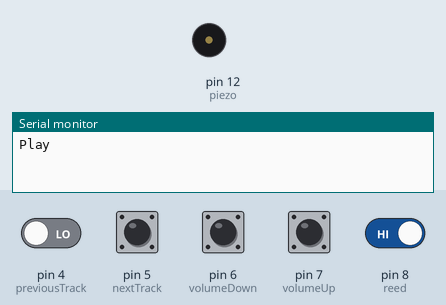
Recording of a sketch running on a simulated Arduino Uno, built with avr-gcc and run on an emulated ATmega328P. Parts: buzzer (waves = sounding), the last lines printed to the serial monitor. Inputs (shaded band) come from the test bench; at power-on: pin 8 (reed) HIGH, pin 4 (previousTrack), pin 5 (nextTrack), pin 6 (volumeDown), pin 7 (volumeUp) LOW.

Above: at 1.3 s.
1.4 s: pin 6 (volumeDown) pulled HIGH for 1 s
At 2.1 s:
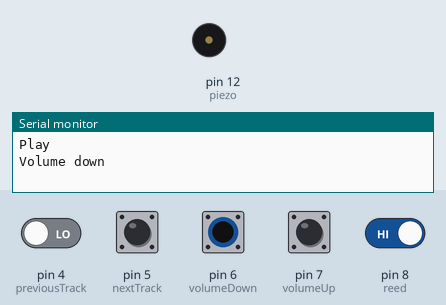
3.9 s: pin 4 (previousTrack) driven HIGH
At 4.6 s:
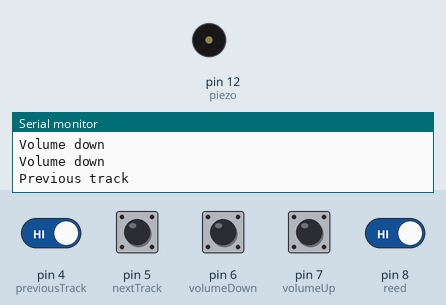
5.4 s: pin 5 (nextTrack) pulled HIGH for 0.15 s
At 6.7 s:
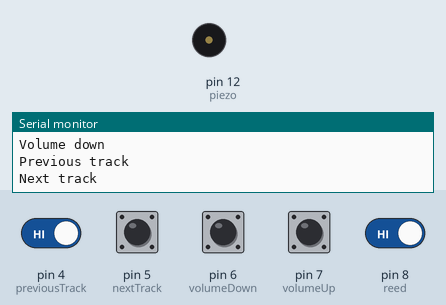
7.0 s: pin 7 (volumeUp) pulled HIGH for 0.15 s
At 8.3 s:
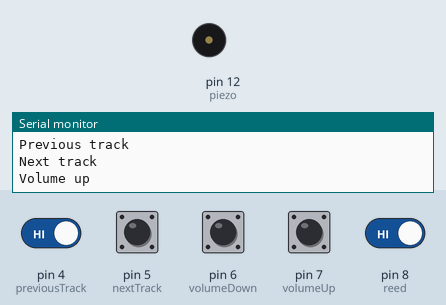
8.6 s: pin 8 (reed) driven LOW
At 9.5 s:
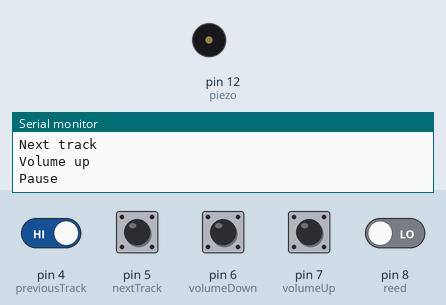
10.1 s: pin 5 (nextTrack) driven HIGH and pin 6 (volumeDown) driven HIGH
At 10.45 s:
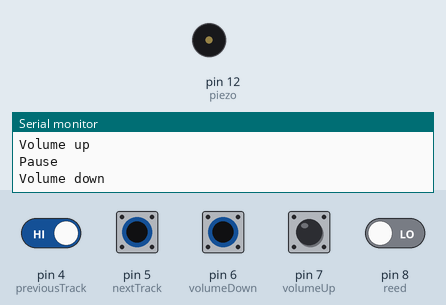
Timing chart, 0 to 14.1 s (numbered marks = the images above; inputs shaded):
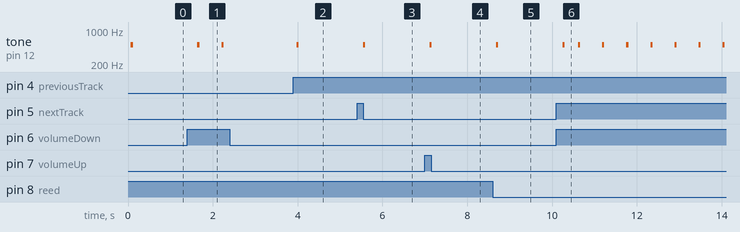

Measured:
- after the input at 1.4 s, tone on pin 12 (piezo): alternates 500 Hz for 0.05 s and silent for 0.52 s, 4 changes in all, then stays silent, starting after 0.24 s
- after the input at 3.9 s, tone on pin 12 (piezo): silent → 500 Hz after 0.07 s, → silent 0.05 s later
- after the input at 5.4 s, tone on pin 12 (piezo): silent → 500 Hz after 0.14 s, → silent 0.05 s later
- after the input at 7.0 s, tone on pin 12 (piezo): silent → 500 Hz after 0.11 s, → silent 0.05 s later
- after the input at 8.6 s, tone on pin 12 (piezo): silent → 500 Hz after 0.08 s, → silent 0.05 s later
- after the input at 10.1 s, tone on pin 12 (piezo): goes 500 Hz 0.05 s, silent 0.32 s, 6 × (500 Hz 0.05 s, silent 0.52 s), 500 Hz 0.05 s, then silent, starting after 0.15 s

The sketch:

OnkyoRemote.ino
```cpp
// Include IR Remote Library by Ken Shirriff

#include <IRremote.h>

// Create IR Send Object
IRsend irsend;

int proximity;
int previousProximity;
int debounceTime = 200;
int turnOffTime = 20 * 60; // in seconds

// Define switch pin
const int piezo = 12;
const int reed = 8;   //playPause
const int volumeUp = 7;
const int volumeDown = 6;
const int nextTrack = 5;
const int previousTrack = 4;

unsigned long currentMillis;
unsigned long pauseMillis = 0;
boolean isOff;
int previousNextTrack = LOW;
int previousPreviousTrack = LOW;

void setup() {
  Serial.begin(9600);
  pinMode(reed, INPUT_PULLUP);
  pinMode(volumeUp, INPUT);
  pinMode(volumeDown, INPUT);
  pinMode(nextTrack, INPUT);
  pinMode(previousTrack, INPUT);
}

void simpleSound() {
  tone(piezo, 500);
  delay(50);
  noTone(piezo);
  delay(50);
}

int tones[] = {261, 277, 294, 311, 330};//, 349, 370, 392, 415, 440};

void powerSound() {
  for (int i = 0; i < 5; i++)
  {
    tone(piezo, tones[i]);
    delay(150);
  }
  noTone(piezo);
}

void loop() {
  // Cover is open:   proximity = true
  // Cover is closed: proximity = false
  proximity = digitalRead(reed);

  if (proximity != previousProximity) {
    // Close the cover
    if (!proximity) {
      // Pause
      irsend.sendNEC(0x4B5822DD, 32);
      isOff = false;
      Serial.println("Pause");
      simpleSound();
      pauseMillis = millis(); // The moment user closes the cover
    }

    // Open the cover
    if (proximity) {
      // Turn on the CD-player first if it is off
      if (isOff) {
        irsend.sendNEC(0x4B20D32C, 32);
        isOff = false;
        Serial.println("Turn on");
        powerSound();
        delay(5000);
      }
      // Play
      irsend.sendNEC(0x4B5822DD, 32);
      isOff = false;
      Serial.println("Play");
      simpleSound();
    }

    delay(debounceTime);
  }

  if (digitalRead(volumeUp)) {
    irsend.sendNEC(0x4BC040BF, 32);
    Serial.println("Volume up");
    simpleSound();
    delay(debounceTime);
  }

  if (digitalRead(volumeDown)) {
    irsend.sendNEC(0x4BC0C03F, 32);
    Serial.println("Volume down");
    simpleSound();
    delay(debounceTime);
  }

  if (digitalRead(nextTrack) && digitalRead(nextTrack) != previousNextTrack) {
    irsend.sendNEC(0x4BC0B847, 32);
    Serial.println("Next track");
    simpleSound();
    delay(debounceTime);
  }

  if (digitalRead(previousTrack) && digitalRead(previousTrack) != previousPreviousTrack) {
    irsend.sendNEC(0x4BC07887, 32);
    Serial.println("Previous track");
    simpleSound();
    delay(debounceTime);
  }

  if ((millis()-pauseMillis) > (1000 * turnOffTime) && (millis()-pauseMillis) < (1000 * turnOffTime + 250) && pauseMillis != 0 && !proximity && !previousProximity) {
    irsend.sendNEC(0x4B20D32C, 32);
    Serial.println("Turn off");
    powerSound();
    isOff = true;
    delay(debounceTime);
  }

  previousProximity = digitalRead(reed);
  previousNextTrack = digitalRead(nextTrack);
  previousPreviousTrack = digitalRead(previousTrack);
  delay(200);
}
```
